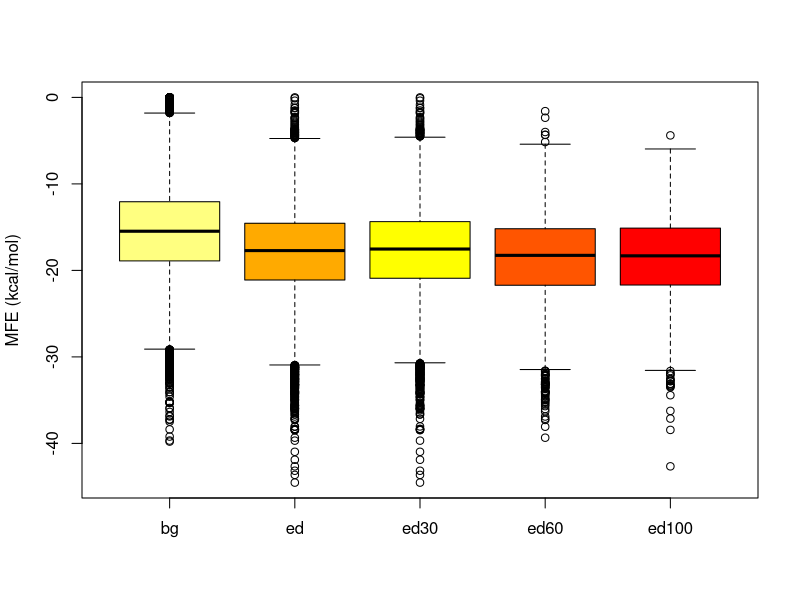

R code for this plot:
setwd("output")
bg<-read.table("bg.dat")
bg<-as.numeric(bg$V1)
ed<-read.table("ed.dat")
ed<-as.numeric(ed$V1)
ed30<-read.table("ed30.dat")
ed30<-as.numeric(ed30$V1)
ed60<-read.table("ed60.dat")
ed60<-as.numeric(ed60$V1)
ed100<-read.table("ed100.dat")
ed100<-as.numeric(ed100$V1)
x<-list(bg,ed,ed30,ed60,ed100)
names(x)<-c("bg","ed","ed30","ed60","ed100")
pdf(width=6, height=6, file = "mfe.pdf")
cc<-rev(heat.colors(5))
boxplot(x, col=c(cc[1],cc[3],cc[2],cc[4],cc[5]), ylab="MFE (kcal/mol)")
dev.off()
t.test(bg, ed, alternative = "t")$p.value
t.test(bg, ed30, alternative = "t")$p.value
t.test(bg, ed60, alternative = "t")$p.value
t.test(bg, ed100, alternative = "t")$p.value

t.test(ed, ed30, alternative = "t")$p.value
t.test(ed, ed60, alternative = "t")$p.value
t.test(ed, ed100, alternative = "t")$p.value

t.test(ed60, ed100, alternative = "t")$p.value

